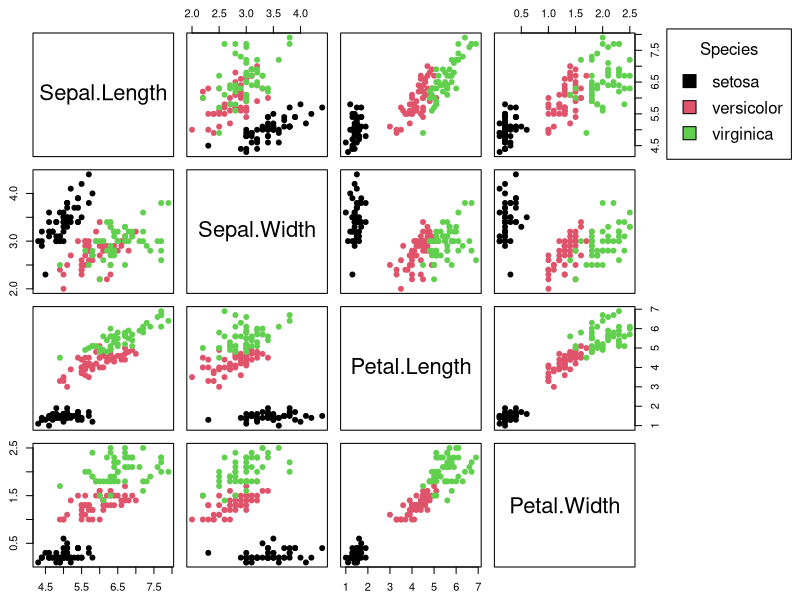
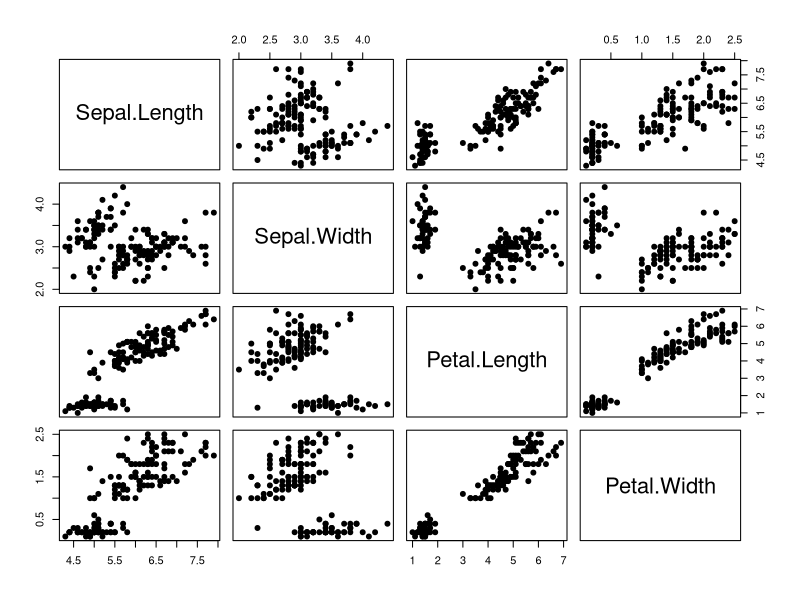
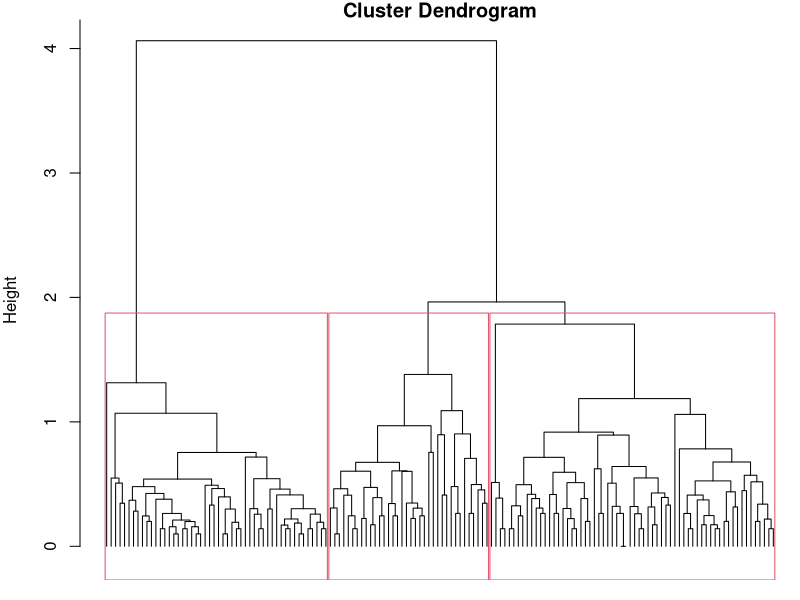
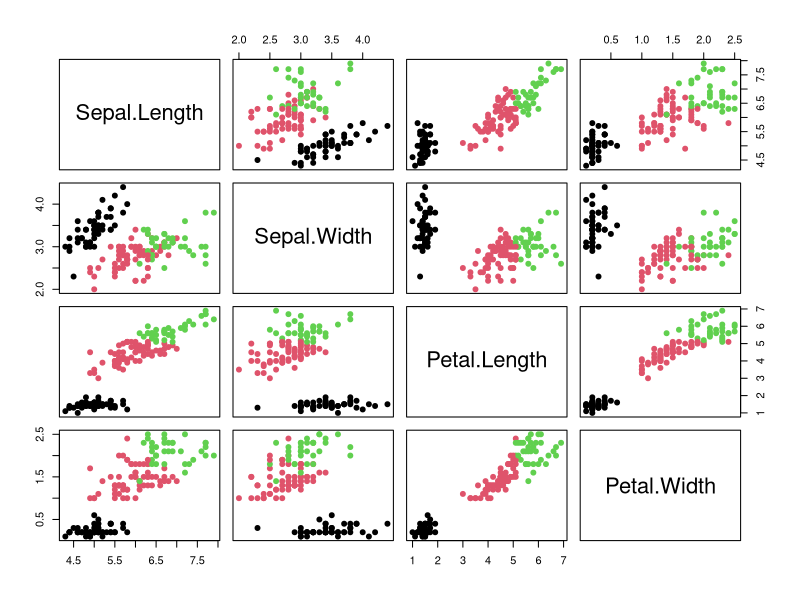

Recreate these plots in R, in order.
## ---- chunk 1
pairs(iris[1:4], pch = 19, col = iris$Species, oma = c(2,2,2,12))
legend(0.95, 1, levels(iris$Species), xpd = TRUE, horiz = F, xjust = 0.5,
       fill = unique(iris$Species), title = "Species")
## ---- chunk 2
pairs(iris[1:4], pch = 19)
## ---- chunk 3
par(mar = c(1,4,1,0))
d.euclid = dist(iris[1:4], method = "euclidean")
cl = hclust(d.euclid, method = "average")
plot(cl, labels = FALSE, hang = -1)
rect.hclust(cl, k = 3)
## ---- chunk 4
group = cutree(cl, k = 3) 
pairs(iris[1:4], pch = 19, col = group) 
